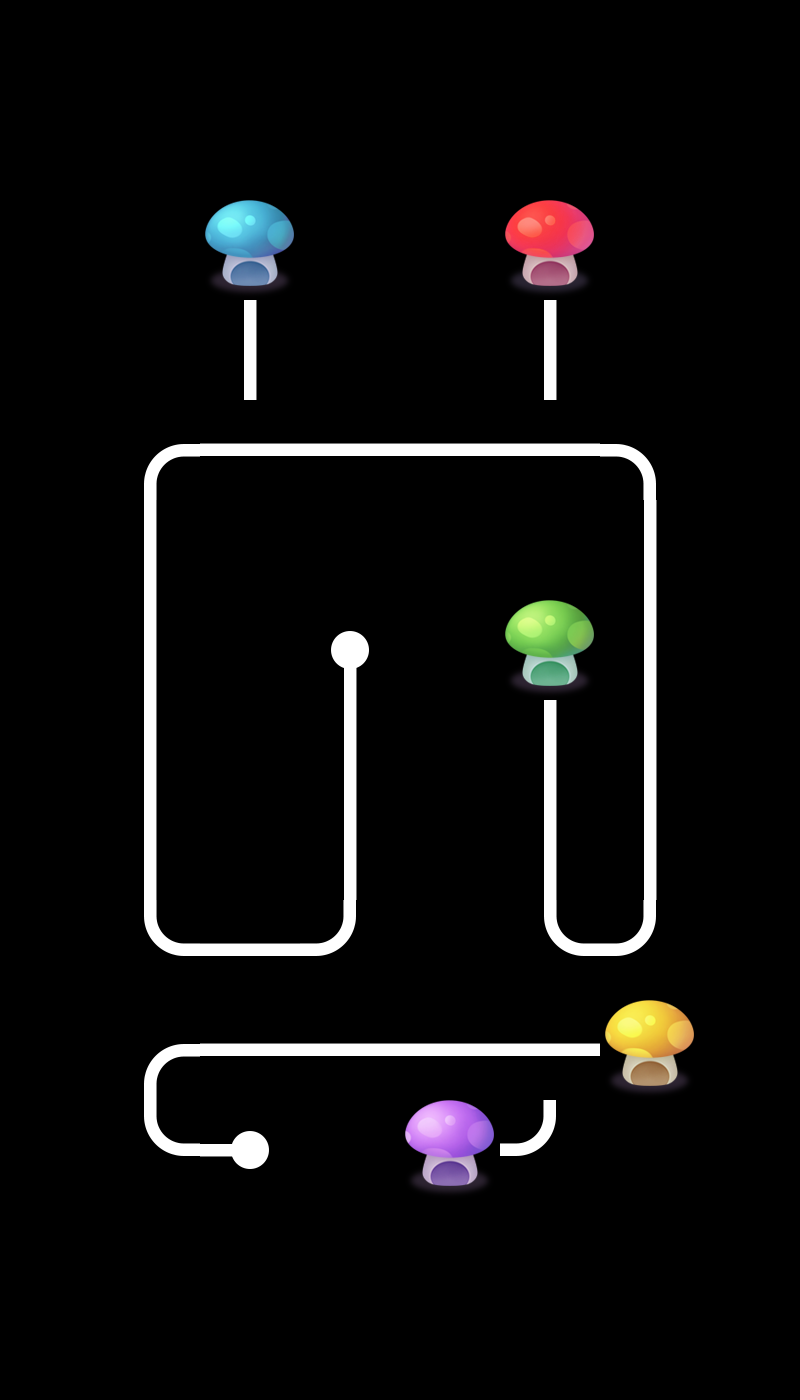

Below is a game level as drawn by its tile map, then a one-line description and the .tmx that defines it (tile-layer data replaced by summaries):
An orthogonal 8x14 tile map with 100x100 px tiles, 2 tile layers (layer0, layer1), 2 tilesets and 3 objects.

<map version="1.0" orientation="orthogonal" renderorder="right-down" width="8" height="14" tilewidth="100" tileheight="100" nextobjectid="4">
 <tileset firstgid="1" name="tiled" tilewidth="100" tileheight="100">
  <image source="tiled.png" width="500" height="400" />
 </tileset>
 <tileset firstgid="21" name="tiled" tilewidth="100" tileheight="100">
  <image source="tiled.png" width="500" height="400" />
 </tileset>
 <layer name="layer0" width="8" height="14">
  <data>[112 cells, 29 non-empty, 10 distinct tile ids]</data>
 </layer>
 <layer name="layer1" width="8" height="14">
  <data>[112 cells, 10 non-empty, 7 distinct tile ids]</data>
 </layer>
 <objectgroup name="object1">
  <object id="1" x="521.212" y="1015.15" width="57.5758" height="60.6061">
   <properties>
    <property name="id" value="2" />
   </properties>
  </object>
  <object id="2" x="215.152" y="415.152" width="69.697" height="63.6364">
   <properties>
    <property name="id" value="0" />
   </properties>
  </object>
  <object id="3" x="515.152" y="415.152" width="72.7273" height="66.6667">
   <properties>
    <property name="id" value="1" />
   </properties>
  </object>
 </objectgroup>
</map>
